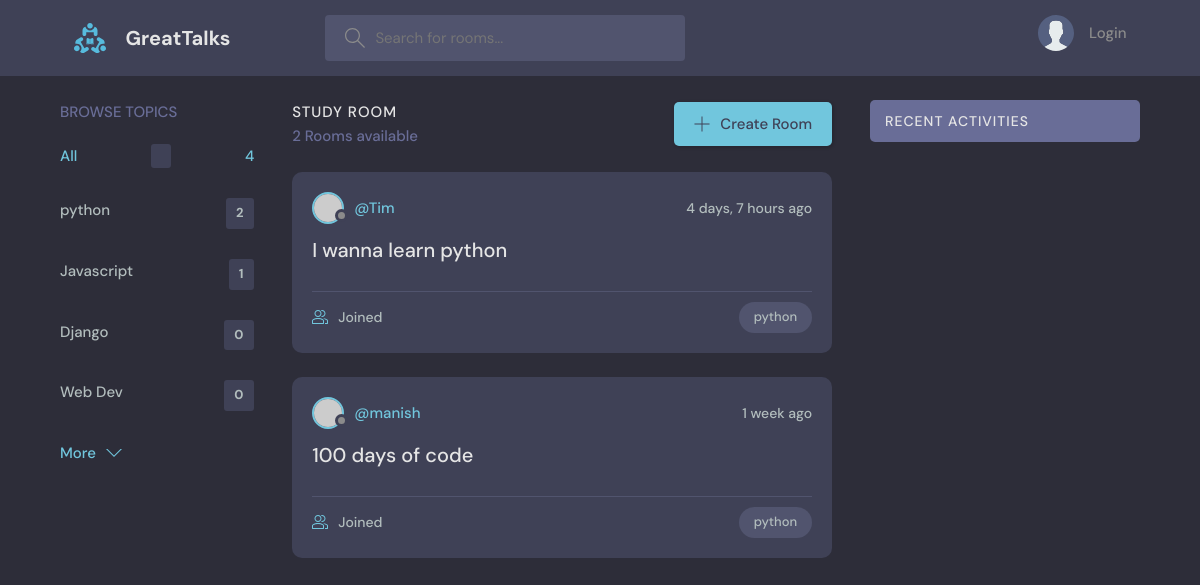
Before: /?q=python with the older database file.
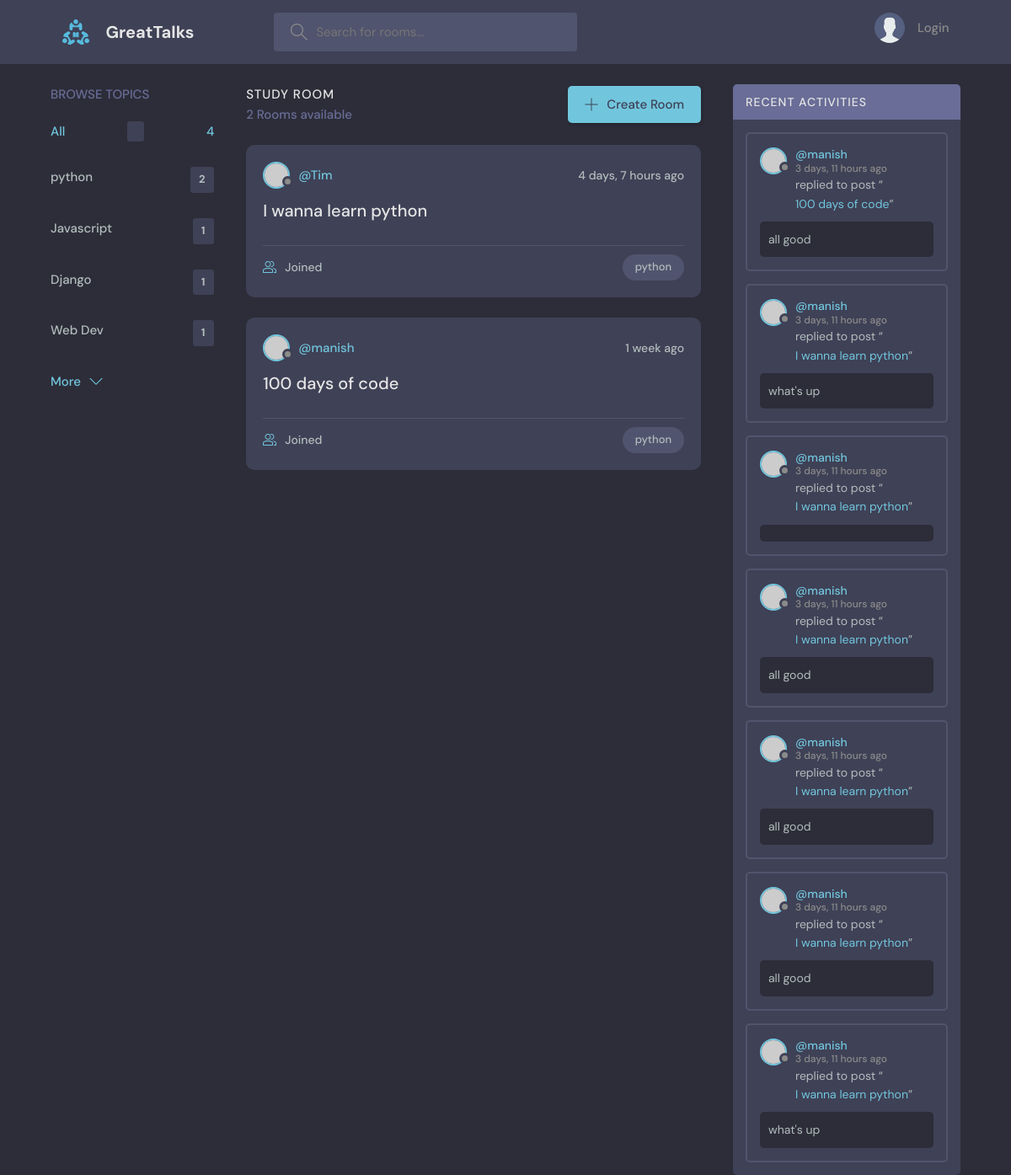
After: the same page with the newer database file.
### base/models.py (models this page shows, shortened)
class Topic(models.Model):
    name = models.CharField(max_length=200)

class  Room(models.Model):
    host =models.ForeignKey(User, on_delete=models.SET_NULL, null= True)
    topic = models.ForeignKey(Topic, on_delete=models.SET_NULL, null=True)
    name = models.CharField(max_length=200)
    description = models.TextField(null = True, blank=True)
    participants =  models.ManyToManyField(User, related_name='participants', blank=True)
    updated = models.DateTimeField(auto_now=True)
    created = models.DateTimeField(auto_now_add=True)
    class Meta:
        ordering = ['-updated','-created']
    def __str__(self) :
        return self.name

class Message(models.Model):
    user = models.ForeignKey(User, on_delete=models.CASCADE)
    room = models.ForeignKey(Room, on_delete=models.CASCADE)
    body = models.TextField()
    updated = models.DateTimeField(auto_now=True)
    created = models.DateTimeField(auto_now_add=True)
    class Meta:
        ordering = ['-updated','-created']

### base/views.py (the view)
# urls.py: 2. Add a URL to urlpatterns:  path('', views.home, name='home')
def home(request):
    q = request.GET.get('q') if request.GET.get('q')!=None else ''
    rooms = Room.objects.filter(Q(topic__name__icontains=q) |
                                Q(name__icontains=q)|
                                Q(description__icontains=q))
    topics = Topic.objects.all()
    room_count = rooms.count()
    room_messages = Message.objects.filter(Q(room__topic__name__icontains=q))
    context = {'rooms':rooms, 'topics':topics,'room_count':room_count,'room_messages': room_messages}
    return render(request,'base/home.html',context)

### base/templates/base/home.html (shortened to what this page needs)
{% extends 'main.html' %}
{% block content %}
    <main class="layout layout--3">
      <div class="container">
        {% include 'base/topic_component.html' %}
        <div class="roomList">
          <div class="roomList__header">
            <div>
              <h2>Study Room</h2>
              <p>{{rooms.count}} Rooms available</p>
            </div>
            <a class="btn btn--main" href="create-room.html">
              <svg version="1.1" xmlns="http://www.w3.org/2000/svg" width="32" height="32" viewBox="0 0 32 32">
                <title>add</title>
                <path
                  d="M16.943 0.943h-1.885v14.115h-14.115v1.885h14.115v14.115h1.885v-14.115h14.115v-1.885h-14.115v-14.115z"
                ></path>
              </svg>
              Create Room
            </a>
          </div>
        {% include 'base/feed_component.html'%}
        </div>
        {% include 'base/activity_component.html' %}
      </div>
    </main>
    {% endblock content %}

### base/templates/base/topic_component.html
<div class="topics">
    <div class="topics__header">
      <h2>Browse Topics</h2>
    </div>
    <ul class="topics__list">
      <li>
        <a href="{%url 'home' %}" class="active">All <span></span>{{topics.count}}</a>
      </li>
      {% for topic in topics %}
      <li>
        <a href="{%url 'home' %}?q={{topic.name}}">{{topic.name}} <span>{{topic.room_set.all.count}}</span></a>
      </li>
      {% endfor %}
    </ul>
    <a class="btn btn--link" href="topics.html">
      More
      <svg version="1.1" xmlns="http://www.w3.org/2000/svg" width="32" height="32" viewBox="0 0 32 32">
        <title>chevron-down</title>
        <path d="M16 21l-13-13h-3l16 16 16-16h-3l-13 13z"></path>
      </svg>
    </a>
  </div>

### base/templates/base/feed_component.html (shortened to what this page needs)
{% for room in rooms %}
<div class="roomListRoom">
    <div class="roomListRoom__header">
      <a href="{% url 'user-profile' room.host.id %}" class="roomListRoom__author">
        <div class="avatar avatar--small">
          <img src="https://randomuser.me/api/portraits/women/11.jpg" />
        </div>
        <span>@{{room.host.username}}</span>
      </a>
      <div class="roomListRoom__actions">
        <span>{{room.created|timesince}} ago</span>
      </div>
    </div>
    <div class="roomListRoom__content">
      <a href="{%url 'room' room.id%}">{{room.name}}</a>
    </div>
    <div class="roomListRoom__meta">
      <a href="{% url 'room' room.id %}" class="roomListRoom__joined">
       {{rooom.participants.all.count}} Joined
      </a>
      <p class="roomListRoom__topic">{{room.topic.name}}</p>
    </div>
  </div>
  {% endfor %}

### base/templates/base/activity_component.html (shortened to what this page needs)
<div class="activities">
    <div class="activities__header">
      <h2>Recent Activities</h2>
    </div>
{% for message in room_messages%}
    <div class="activities__box">
      <div class="activities__boxHeader roomListRoom__header">
        <a href="{% url 'user-profile' message.user.id%}" class="roomListRoom__author">
          <div class="avatar avatar--small">
            <img src="https://randomuser.me/api/portraits/women/11.jpg" />
          </div>
          <p>
            @{{message.user}}
            <span>{{message.created|timesince}} ago</span>
          </p>
        </a>
      </div>
      <div class="activities__boxContent">
        <p>replied to post “<a href="{% url 'room' message.room.id %}">{{message.room}}</a>”</p>
        <div class="activities__boxRoomContent">
           {{message.body}}
        </div>
      </div>
    </div>
    {%  endfor %}
  </div>

Changed rows visible on the page:
computed for Topic "Django": room_set.all.count "0" → "1"
computed for Topic "Web Dev": room_set.all.count "0" → "1"
added Message: user "manish", created "3 days, 11 hours", room "100 days of code", body "all good"
added Message: user "manish", created "3 days, 11 hours", room "I wanna learn python", body "what's up"
added Message: user "manish", created "3 days, 11 hours", room "I wanna learn python"
added Message: user "manish", created "3 days, 11 hours", room "I wanna learn python", body "all good"
added Message: user "manish", created "3 days, 11 hours", room "I wanna learn python", body "all good"
added Message: user "manish", created "3 days, 11 hours", room "I wanna learn python", body "all good"
added Message: user "manish", created "3 days, 11 hours", room "I wanna learn python", body "what's up"
